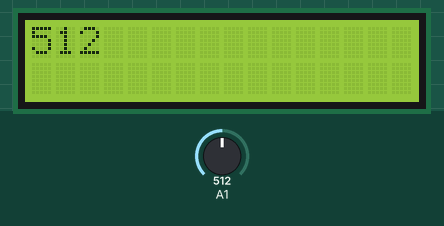
Recording of a sketch running on a simulated Arduino Uno, built with avr-gcc and run on an emulated ATmega328P. Shown: 16×2 character LCD. The inputs (shaded band) are chosen by the test bench; at power-on: A1 = 512.

Above: at 1.2 s.
1.3 s: A1 set to 716
At 2.7 s:
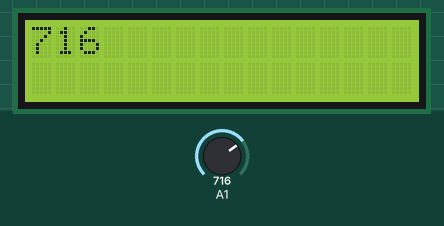
4.3 s: A1 set to 900
At 5.8 s:
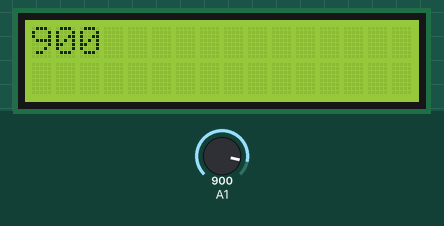
7.3 s: A1 set to 1023
At 7.8 s:
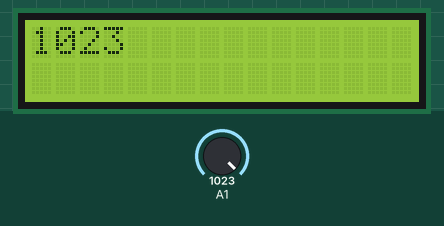
Timing chart, 0 to 10.3 s (numbered marks = the images above; inputs shaded):
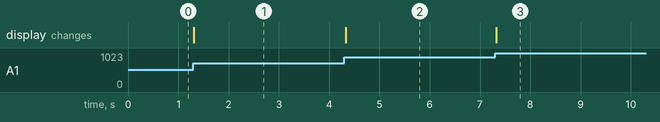

Measured:
- after the input at 1.3 s, the display: changes at once (image 1)
- after the input at 4.3 s, the display: changes at once (image 2)
- after the input at 7.3 s, the display: changes at once (image 3)

The sketch:

zad5.ino
```cpp
#include <ISADefinitions.h>
#include <ISALiquidCrystal.h>

int i = 0;
ISALiquidCrystal lcd;

void setup() {
  lcd.begin();
}

void loop() {
  lcd.clear();
  int joy = analogRead(JOY1X);
  lcd.print(joy);

}
```
